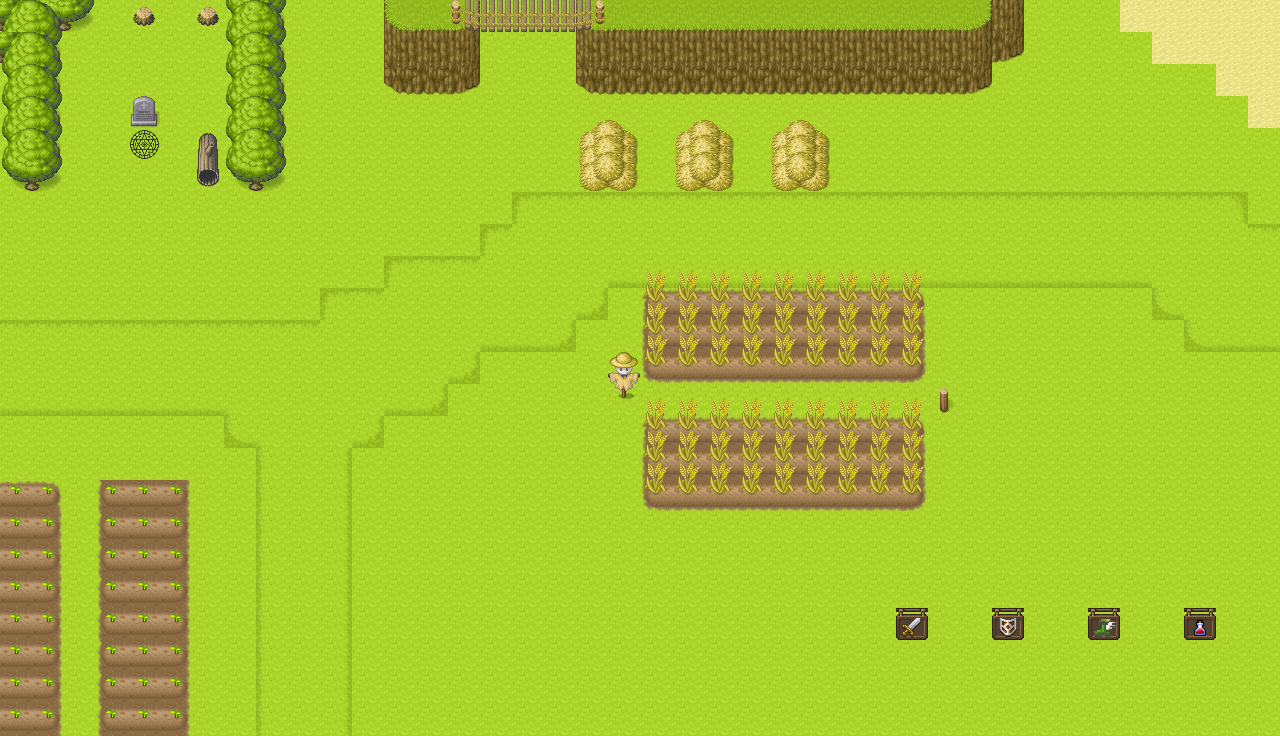

This is a level from a 2D game, rendered from its Tiled map with the project's own tilesets. A one-line summary and the map file follow, with tile-layer data summarised:
An orthogonal 40x23 tile map with 32x32 px tiles, 4 tile layers (Bg, ItemsToCollide, Road, Champ), 4 tilesets and 60 objects (41x Spawners, 19x Limit).

<map version="1.2" tiledversion="1.3.2" orientation="orthogonal" renderorder="right-down" compressionlevel="0" width="40" height="23" tilewidth="32" tileheight="32" infinite="0" nextlayerid="18" nextobjectid="407">
 <tileset firstgid="1" name="CompleteSheet" tilewidth="32" tileheight="32" tilecount="1064" columns="8">
  <image source="[Base]BaseChip_pipo.png" width="256" height="4256" />
 </tileset>
 <tileset firstgid="1065" name="GrassBg+" tilewidth="32" tileheight="32" tilecount="48" columns="8">
  <image source="[A]Grass1-Grass3_pipo.png" width="256" height="192" />
 </tileset>
 <tileset firstgid="1113" name="speed" tilewidth="32" tileheight="32" tilecount="1" columns="1">
  <image source="../textures/speed.png" width="32" height="32" />
 </tileset>
 <tileset firstgid="1114" name="potions" tilewidth="32" tileheight="32" tilecount="1" columns="1">
  <image source="../textures/potions.png" width="32" height="32" />
 </tileset>
 <layer id="7" name="Bg" width="40" height="23">
  <data>[920 cells, 920 non-empty, 1 distinct tile ids]</data>
 </layer>
 <layer id="15" name="ItemsToCollide" width="40" height="23">
  <data>[920 cells, 212 non-empty, 42 distinct tile ids]</data>
 </layer>
 <layer id="11" name="Road" width="40" height="23">
  <data>[920 cells, 171 non-empty, 10 distinct tile ids]</data>
 </layer>
 <layer id="10" name="Champ" width="40" height="23">
  <data>[920 cells, 119 non-empty, 9 distinct tile ids]</data>
 </layer>
 <objectgroup id="8" name="Limit">
  <object id="326" name="Limit" type="Limit" x="-32" y="-4.39915" width="32" height="732.862" />
  <object id="329" name="Limit" type="Limit" x="1280" y="-4.39915" width="36.3482" height="610.021" />
  <object id="331" name="Limit" type="Limit" x="0.963113" y="690.299" width="1280" height="32" />
  <object id="332" name="Limit" type="Limit" x="0" y="-32" width="1295.12" height="27.6008" />
  <object id="333" name="Limit" type="Limit" x="0" y="-4.39915" width="64" height="177.254" />
  <object id="334" name="Limit" type="Limit" x="64" y="-4.39915" width="25.8004" height="25.8004" />
  <object id="335" name="Limit" type="Limit" x="128" y="91.6008" width="32" height="18.6587" />
  <object id="336" name="Limit" type="Limit" x="196.213" y="130.623" width="22.8717" height="41.1794" />
  <object id="337" name="Limit" type="Limit" x="230.2" y="-4.39915" width="51.0774" height="177.182" />
  <object id="339" name="Limit" type="Limit" x="389.896" y="-4.39915" width="84.7704" height="72.1261" />
  <object id="340" name="Limit" type="Limit" x="480" y="-4.39915" width="96" height="30.5202" />
  <object id="341" name="Limit" type="Limit" x="581.334" y="-4.39915" width="405.613" height="76.3391" />
  <object id="345" name="Limit" type="Limit" x="992" y="-4.39915" width="27.5081" height="45.7518" />
  <object id="348" name="Limit" type="Limit" x="583.861" y="107.525" width="50.2437" height="80.0758" />
  <object id="355" name="Limit" type="Limit" x="936.83" y="384.016" width="15.0758" height="25.6228" />
  <object id="357" name="Limit" type="Limit" x="608" y="347.601" width="30.5617" height="39.6098" />
  <object id="360" name="Limit" type="Limit" x="678.696" y="108.286" width="50.2437" height="80.0758" />
  <object id="361" name="Limit" type="Limit" x="775.552" y="108.567" width="50.2437" height="80.0758" />
  <object id="398" name="Limit" type="Limit" x="835.224" y="607.653" width="473.786" height="84.1601" />
 </objectgroup>
 <objectgroup id="13" name="Spawns">
  <object id="277" name="Spawners" type="Spawners" x="509.631" y="631.811">
   <point />
  </object>
  <object id="280" name="Spawners" type="Spawners" x="713.264" y="607.595">
   <point />
  </object>
  <object id="282" name="Spawners" type="Spawners" x="417.171" y="176.114">
   <point />
  </object>
  <object id="283" name="Spawners" type="Spawners" x="741.882" y="333.517">
   <point />
  </object>
  <object id="285" name="Spawners" type="Spawners" x="1135.94" y="235.002">
   <point />
  </object>
  <object id="286" name="Spawners" type="Spawners" x="1212.99" y="44.0286">
   <point />
  </object>
  <object id="294" name="Spawners" type="Spawners" x="252.848" y="652.147">
   <point />
  </object>
  <object id="295" name="Spawners" type="Spawners" x="361.747" y="698.46">
   <point />
  </object>
  <object id="303" name="Spawners" type="Spawners" x="423.082" y="531.981">
   <point />
  </object>
  <object id="304" name="Spawners" type="Spawners" x="478.157" y="305.42">
   <point />
  </object>
  <object id="305" name="Spawners" type="Spawners" x="911.934" y="190.353">
   <point />
  </object>
  <object id="306" name="Spawners" type="Spawners" x="1168.86" y="320.732">
   <point />
  </object>
  <object id="307" name="Spawners" type="Spawners" x="825.617" y="575.484">
   <point />
  </object>
  <object id="364" name="Spawners" type="Spawners" x="573.052" y="242.704">
   <point />
  </object>
  <object id="366" name="Spawners" type="Spawners" x="231.147" y="451.7">
   <point />
  </object>
  <object id="367" name="Spawners" type="Spawners" x="597.13" y="543.196">
   <point />
  </object>
  <object id="372" name="Spawners" type="Spawners" x="1143.21" y="443.032">
   <point />
  </object>
  <object id="373" name="Spawners" type="Spawners" x="1086.39" y="150.245">
   <point />
  </object>
  <object id="374" name="Spawners" type="Spawners" x="163.551" y="290.875">
   <point />
  </object>
  <object id="376" name="Spawners" type="Spawners" x="339.979" y="77.049">
   <point />
  </object>
  <object id="377" name="Spawners" type="Spawners" x="40.4507" y="382.356">
   <point />
  </object>
  <object id="378" name="Spawners" type="Spawners" x="133.873" y="464.22">
   <point />
  </object>
  <object id="381" name="Spawners" type="Spawners" x="731.003" y="239.815">
   <point />
  </object>
  <object id="382" name="Spawners" type="Spawners" x="1060.39" y="261.966">
   <point />
  </object>
  <object id="383" name="Spawners" type="Spawners" x="991.043" y="573.053">
   <point />
  </object>
  <object id="385" name="Spawners" type="Spawners" x="1088.32" y="41.4138">
   <point />
  </object>
  <object id="388" name="Spawners" type="Spawners" x="675.142" y="437.253">
   <point />
  </object>
  <object id="389" name="Spawners" type="Spawners" x="734.855" y="495.04">
   <point />
  </object>
  <object id="390" name="Spawners" type="Spawners" x="840.797" y="422.807">
   <point />
  </object>
  <object id="391" name="Spawners" type="Spawners" x="997.785" y="483.483">
   <point />
  </object>
  <object id="392" name="Spawners" type="Spawners" x="1021.86" y="362.13">
   <point />
  </object>
  <object id="393" name="Spawners" type="Spawners" x="831.166" y="314.938">
   <point />
  </object>
  <object id="394" name="Spawners" type="Spawners" x="354.426" y="352.499">
   <point />
  </object>
  <object id="399" name="Spawners" type="Spawners" x="476.283" y="400.774">
   <point />
  </object>
  <object id="400" name="Spawners" type="Spawners" x="309.777" y="496.612">
   <point />
  </object>
  <object id="401" name="Spawners" type="Spawners" x="962.246" y="254.598">
   <point />
  </object>
  <object id="402" name="Spawners" type="Spawners" x="335.055" y="217.912">
   <point />
  </object>
  <object id="403" name="Spawners" type="Spawners" x="254.44" y="317.42">
   <point />
  </object>
  <object id="404" name="Spawners" type="Spawners" x="459.756" y="459.756">
   <point />
  </object>
  <object id="405" name="Spawners" type="Spawners" x="576.899" y="282.151">
   <point />
  </object>
  <object id="406" name="Spawners" type="Spawners" x="550.447" y="454.717">
   <point />
  </object>
 </objectgroup>
</map>
